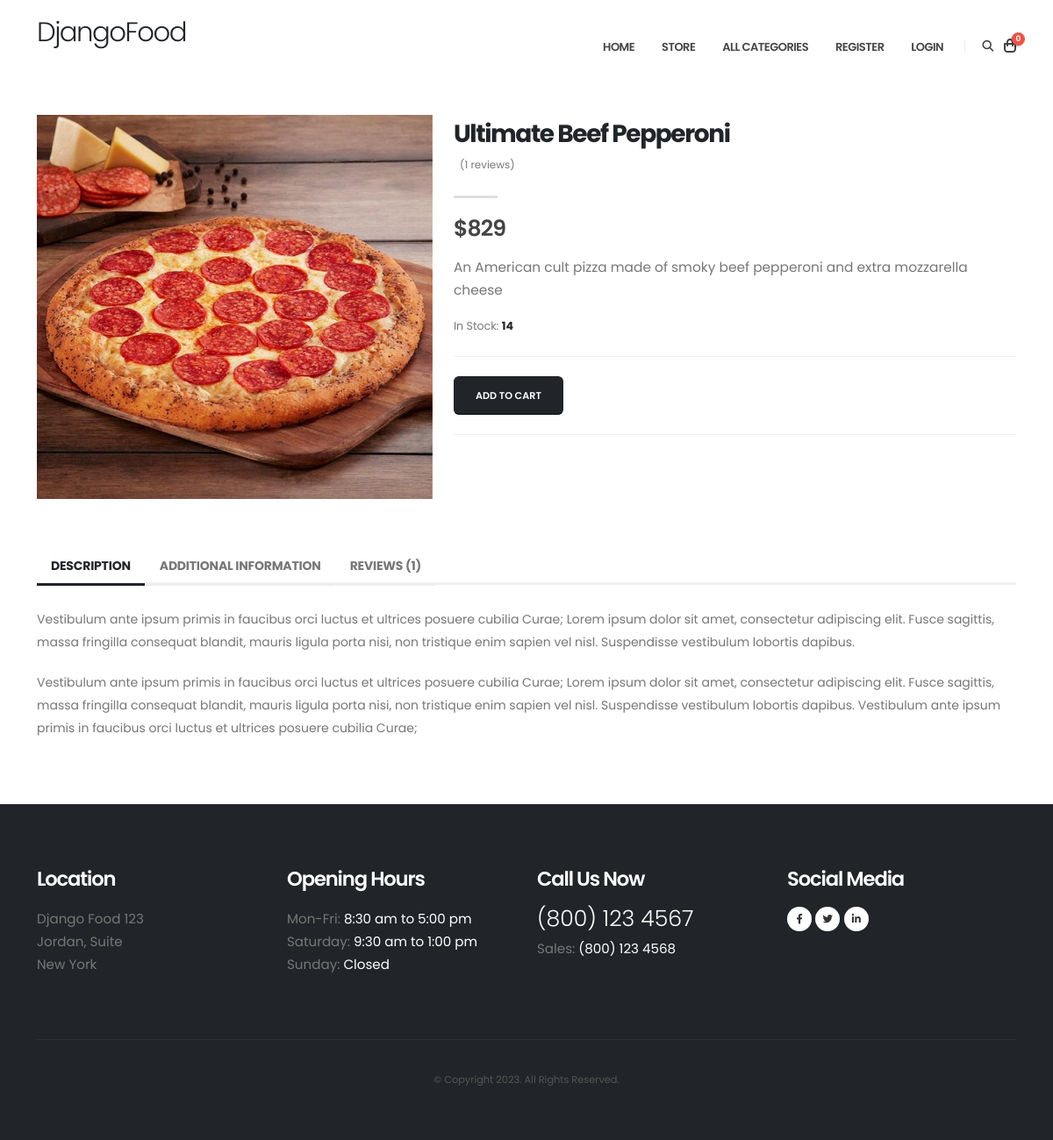
Screenshot of /store/category/pizza/ultimate-beef-pepperoni/ with the database file from the repository.
### store/models.py (models this page shows, shortened)
class Product(models.Model):
    product_name    = models.CharField(max_length=200, unique=True)
    slug            = models.SlugField(max_length=200, unique=True)
    description     = models.TextField(max_length=500, blank=True)
    price           = models.IntegerField()
    images          = models.ImageField(upload_to='photos/products')
    stock           = models.IntegerField()
    is_available    = models.BooleanField(default=True)
    category        = models.ForeignKey(Category, on_delete=models.CASCADE)
    created_date    = models.DateTimeField(auto_now_add=True)
    modified_date   = models.DateTimeField(auto_now=True)
    def countReview(self):
        reviews = ReviewRating.objects.filter(product=self, status=True).aggregate(count=Count('id'))
        count = 0
        if reviews['count'] is not None:
            count = int(reviews['count'])
        return count

### store/views.py (the view)
# urls.py: path('category/<slug:category_slug>/<slug:product_slug>/', views.product_detail, name='product_detail'),
def product_detail(request, category_slug, product_slug):
    try:
        single_product = Product.objects.get(category__slug=category_slug, slug=product_slug)
        in_cart = CartItem.objects.filter(cart__cart_id=_cart_id(request), product=single_product).exists()
    except Exception as e:
        raise e
    if request.user.is_authenticated:
        try:
            orderproduct = OrderProduct.objects.filter(user=request.user, product_id=single_product.id).exists()
        except OrderProduct.DoesNotExist:
            orderproduct = None
    else:
        orderproduct = None
    reviews = ReviewRating.objects.filter(product_id=single_product.id, status=True)
    context = {
        'single_product': single_product,
        'in_cart'       : in_cart,
        'orderproduct': orderproduct,
        'reviews': reviews,
    }
    return render(request, 'store/product_details.html', context)

### accounts/models.py (called while the page is built)
    def full_name(self):
        return f'{self.first_name} {self.last_name}'

### cart/context_processors.py (called while the page is built)
def counter(request):
    cart_count = 0
    if 'admin' in request.path:
        return {}
    else:
        try:
            cart = Cart.objects.filter(cart_id=_cart_id(request))
            if request.user.is_authenticated:
                cart_items = CartItem.objects.all().filter(user=request.user)
            else:
                cart_items = CartItem.objects.all().filter(cart=cart[:1])
            for cart_item in cart_items:
                cart_count += cart_item.quantity
        except Cart.DoesNotExist:
            cart_count = 0
    return dict(cart_count=cart_count)

### cart/views.py (called while the page is built)
def _cart_id(request):
    cart = request.session.session_key
    if not cart:
        cart = request.session.create()
    return cart

### category/context_processors.py (called while the page is built)
def menu_links(request):
    links = Category.objects.all()
    return dict(links=links)

### category/models.py (called while the page is built)
    def get_url(self):
        return reverse('products_by_category', args=[self.slug])

### store/templates/store/product_details.html (shortened to what this page needs)
{% extends 'base.html' %} {% load static %} {% block content %}
<div role="main" class="main shop pt-4">
  <div class="container">
    <div class="row">
      <div class="col-md-5 mb-5 mb-md-0">
        <div class="thumb-gallery-wrapper">
          <div class="thumb-gallery-detail owl-carousel owl-theme manual nav-inside nav-style-1 nav-dark mb-3">
            <div>
              <img alt="" class="img-fluid" src="{{ single_product.images.url }}"
                data-zoom-image="{{ single_product.images.url }}">
            </div>
          </div>
        </div>
      </div>
      <div class="col-md-7">
        <div class="summary entry-summary position-relative">
          <h1 class="mb-0 font-weight-bold text-7">{{ single_product.product_name }}</h1>
          <div class="pb-0 clearfix d-flex align-items-center">
            <div class="review-num">
              <a href="#description" class="text-decoration-none text-color-default text-color-hover-primary" data-hash
                data-hash-offset="0" data-hash-offset-lg="75" data-hash-trigger-click=".nav-link-reviews"
                data-hash-trigger-click-delay="1000">
                <span class="count text-color-inherit" itemprop="ratingCount">({{single_product.countReview}}</span> reviews)
              </a>
            </div>
          </div>
          <div class="divider divider-small">
            <hr class="bg-color-grey-scale-4">
          </div>
          <p class="price mb-3">
            <span class="amount">${{single_product.price}}</span>
          </p>
          <p class="text-3-5 mb-3">{{ single_product.description }}</p>
          <ul class="list list-unstyled text-2">
            <li class="mb-0">In Stock: <strong class="text-color-dark">{{ single_product.stock }}</strong></li>
          </ul>
          <form enctype="multipart/form-data" method="post" class="cart" action="{% url 'add_cart' single_product.id %}">
            <hr>
            {% if single_product.stock <= 0 %}
              <h5 class="text-danger">Out of Stock</h5>
            {% else %}
            <button type="submit"
              class="btn btn-dark btn-modern text-uppercase bg-color-hover-primary border-color-hover-primary">Add to
              cart</button>
            {% endif %}
            <hr>
          </form>
        </div>
      </div>
    </div>
    <div class="row mb-4">
      <div class="col">
        <div id="description" class="tabs tabs-simple tabs-simple-full-width-line tabs-product tabs-dark mb-2">
          <ul class="nav nav-tabs justify-content-start">
            <li class="nav-item"><a class="nav-link active font-weight-bold text-3 text-uppercase py-2 px-3"
                href="#productDescription" data-bs-toggle="tab">Description</a></li>
            <li class="nav-item"><a class="nav-link font-weight-bold text-3 text-uppercase py-2 px-3"
                href="#productInfo" data-bs-toggle="tab">Additional Information</a></li>
            <li class="nav-item"><a class="nav-link nav-link-reviews font-weight-bold text-3 text-uppercase py-2 px-3"
                href="#productReviews" data-bs-toggle="tab">Reviews ({{single_product.countReview}})</a></li>
          </ul>
          <div class="tab-content p-0">
            <div class="tab-pane px-0 py-3 active" id="productDescription">
              <p>Vestibulum ante ipsum primis in faucibus orci luctus et ultrices posuere cubilia Curae; Lorem ipsum
                dolor
                sit amet, consectetur adipiscing elit. Fusce sagittis, massa fringilla consequat blandit, mauris ligula
                porta nisi, non tristique enim sapien vel nisl. Suspendisse vestibulum lobortis dapibus. </p>
              <p class="m-0">Vestibulum ante ipsum primis in faucibus orci luctus et ultrices posuere cubilia Curae;
                Lorem
                ipsum dolor sit amet, consectetur adipiscing elit. Fusce sagittis, massa fringilla consequat blandit,
                mauris
                ligula porta nisi, non tristique enim sapien vel nisl. Suspendisse vestibulum lobortis dapibus.
                Vestibulum
                ante ipsum primis in faucibus orci luctus et ultrices posuere cubilia Curae;</p>
            </div>
            </div>
          </div>
        </div>
      </div>
    </div>
  </div>
</div>
{% endblock %}

### static/css/theme-shop.css (style rules this page uses)
.shop .review-num { margin-left: 7px; float: left; font-size: 0.85em; }
.shop .summary .price { color: #444; font-size: 2em; letter-spacing: -1px; line-height: 30px; margin-top: 10px; clear: both; }
.shop .tabs-product { margin-top: 40px; }
.price { display: flex; align-items: center; min-height: 28px; }
.price .amount { order: 1; font-size: 0.9em; font-weight: 600; }

### rows the page displays
Product: images (picture), product_name "Ultimate Beef Pepperoni", countReview "1", price "829", description "An American cult pizza made of smoky beef pepperoni and extra mozzarella cheese", stock "14"

### other values shown
{{ cart_count }} "0"
